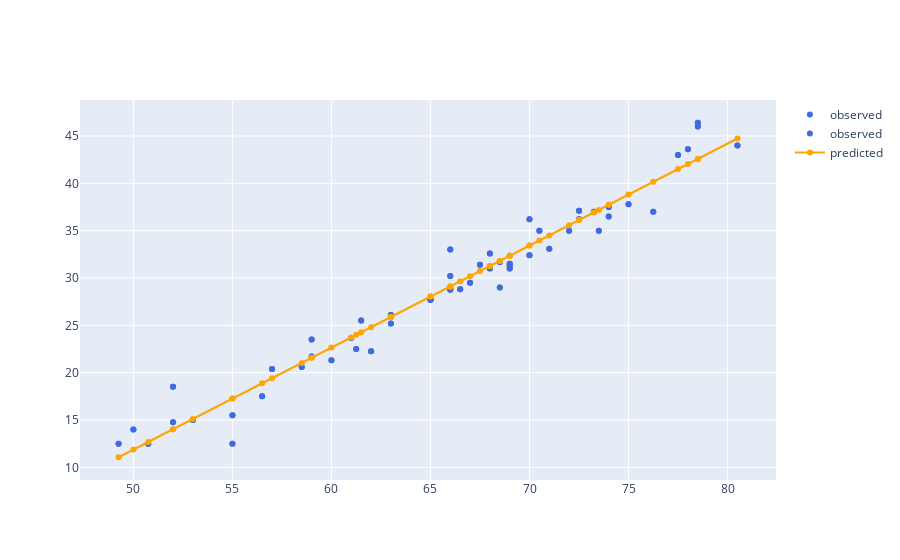

Notebook code cell kept with this figure:
### Markdown cell above
**Adding scatterplot of *predicted* data**
- with `fig` do `add_scatter` using
    - freestyle `x=` with `np` do `ravel` using
        - `dataframe[` a list containing `"temp"` `]`
    - freestyle `y=` with `np` do `ravel` using
        - `dataframe[` a list containing `"predictions"` `]`
    - freestyle `mode="lines+markers"`
    - freestyle `name="predicted"`
    - freestyle `line=dict(color='orange')`

### Code cell
fig.add_scatter(x= (np.ravel(dataframe[['temp']])),y= (np.ravel(dataframe[['predictions']])),mode="lines+markers",name="predicted",line=dict(color='orange'))

#<xml xmlns="https://developers.google.com/blockly/xml"><variables><variable id="w|!1_/S4wRKF4S1`6Xg+">fig</variable><variable id="YynR+H75hTgW`vKfMxOx">np</variable><variable id="B5p-Xul6IZ.0%nd96oa%">dataframe</variable></variables><block type="varDoMethod" id="O07?sQIdula@ap]/9Ogq" x="-31" y="143"><mutation items="5"></mutation><field name="VAR" id="w|!1_/S4wRKF4S1`6Xg+">fig</field><field name="MEMBER">add_scatter</field><data>fig:add_scatter</data><value name="ADD0"><block type="valueOutputCodeBlock" id="?9~fa0|VKDIpx+X]Ne],"><field name="CODE">x=</field><value name="INPUT"><block type="varDoMethod" id="PqgNL`IVR~dg0v3Zc@6E"><mutation items="1"></mutation><field name="VAR" id="YynR+H75hTgW`vKfMxOx">np</field><field name="MEMBER">ravel</field><data>np:ravel</data><value name="ADD0"><block type="indexer" id="{0YKup]NzKguA|u$}T+$"><field name="VAR" id="B5p-Xul6IZ.0%nd96oa%">dataframe</field><value name="INDEX"><block type="lists_create_with" id="t9a]MmJQplr$V%vOxUz3"><mutation items="1"></mutation><value name="ADD0"><block type="text" id="jydyI4?hT45#whKP08UT"><field name="TEXT">temp</field></block></value></block></value></block></value></block></value></block></value><value name="ADD1"><block type="valueOutputCodeBlock" id="*_^=o_W]Sgn}Tc^ke{#)"><field name="CODE">y=</field><value name="INPUT"><block type="varDoMethod" id="3?uC$.@1v/6AYM0^KD^t"><mutation items="1"></mutation><field name="VAR" id="YynR+H75hTgW`vKfMxOx">np</field><field name="MEMBER">ravel</field><data>np:ravel</data><value name="ADD0"><block type="indexer" id="LY/hxSnBOfWTui}8@d.*"><field name="VAR" id="B5p-Xul6IZ.0%nd96oa%">dataframe</field><value name="INDEX"><block type="lists_create_with" id="WIy]!H9t$(6VN9#y1C,-"><mutation items="1"></mutation><value name="ADD0"><block type="text" id="5W]!]7j$xQzCaP0K/$Hq"><field name="TEXT">predictions</field></block></value></block></value></block></value></block></value></block></value><value name="ADD2"><block type="dummyOutputCodeBlock" id="sif/rSeATJ5@wW{~i{bj"><field name="CODE">mode="lines+markers"</field></block></value><value name="ADD3"><block type="dummyOutputCodeBlock" id="tT4JzYg!8$,J4BX,5*(n"><field name="CODE">name="predicted"</field></block></value><value name="ADD4"><block type="dummyOutputCodeBlock" id="OxNE0Iz6@tG*|Lng7anA"><field name="CODE">line=dict(color='orange')</field></block></value></block></xml>

### Figure 1 — Plotly figure (JSON) as saved in the notebook; plotly's stock layout.template omitted (floating-point values rounded to 4 significant figures)
{"data": [{"line": {"color": "royalblue"}, "mode": "markers", "name": "observed", "type": "scatter", "x": [80.5, 78.5, 78.0, 73.5, 70.5, 68.0, 66.0, 65.0, 61.5, 57.0, 55.0, 76.25, 74.0, 74.0, 72.5, 66.0, 77.5, 78.5, 68.5, 68.5, 68.0, 66.0, 59.0, 70.0, 69.0, 67.0, 61.25, 58.5, 72.0, 71.0, 69.0, 66.5, 60.0, 75.0, 73.25, 72.5, 70.0, 67.5, 66.0, 69.0, 63.0, 63.0, 61.0, 62.0, 56.5, 55.0, 52.0, 53.0, 50.0, 52.0, 65.0, 63.0, 59.0, 50.75, 49.25], "y": [44.0, 46.4, 43.6, 35.0, 35.0, 32.6, 28.9, 27.7, 25.5, 20.38, 12.5, 37.0, 37.5, 36.5, 36.2, 33.0, 43.0, 46.0, 29.0, 31.7, 31.0, 28.75, 23.5, 32.4, 31.0, 29.5, 22.5, 20.6, 35.0, 33.1, 31.5, 28.8, 21.3, 37.8, 37.0, 37.1, 36.2, 31.4, 30.2, 31.3, 26.1, 25.2, 23.66, 22.25, 17.5, 15.5, 14.75, 15.0, 14.0, 18.5, 27.7, 26.0, 21.7, 12.5, 12.5]}, {"line": {"color": "royalblue"}, "mode": "markers", "name": "observed", "type": "scatter", "x": [80.5, 78.5, 78.0, 73.5, 70.5, 68.0, 66.0, 65.0, 61.5, 57.0, 55.0, 76.25, 74.0, 74.0, 72.5, 66.0, 77.5, 78.5, 68.5, 68.5, 68.0, 66.0, 59.0, 70.0, 69.0, 67.0, 61.25, 58.5, 72.0, 71.0, 69.0, 66.5, 60.0, 75.0, 73.25, 72.5, 70.0, 67.5, 66.0, 69.0, 63.0, 63.0, 61.0, 62.0, 56.5, 55.0, 52.0, 53.0, 50.0, 52.0, 65.0, 63.0, 59.0, 50.75, 49.25], "y": [44.0, 46.4, 43.6, 35.0, 35.0, 32.6, 28.9, 27.7, 25.5, 20.38, 12.5, 37.0, 37.5, 36.5, 36.2, 33.0, 43.0, 46.0, 29.0, 31.7, 31.0, 28.75, 23.5, 32.4, 31.0, 29.5, 22.5, 20.6, 35.0, 33.1, 31.5, 28.8, 21.3, 37.8, 37.0, 37.1, 36.2, 31.4, 30.2, 31.3, 26.1, 25.2, 23.66, 22.25, 17.5, 15.5, 14.75, 15.0, 14.0, 18.5, 27.7, 26.0, 21.7, 12.5, 12.5]}, {"line": {"color": "orange"}, "mode": "lines+markers", "name": "predicted", "type": "scatter", "x": [80.5, 78.5, 78.0, 73.5, 70.5, 68.0, 66.0, 65.0, 61.5, 57.0, 55.0, 76.25, 74.0, 74.0, 72.5, 66.0, 77.5, 78.5, 68.5, 68.5, 68.0, 66.0, 59.0, 70.0, 69.0, 67.0, 61.25, 58.5, 72.0, 71.0, 69.0, 66.5, 60.0, 75.0, 73.25, 72.5, 70.0, 67.5, 66.0, 69.0, 63.0, 63.0, 61.0, 62.0, 56.5, 55.0, 52.0, 53.0, 50.0, 52.0, 65.0, 63.0, 59.0, 50.75, 49.25], "y": [44.74, 42.58, 42.04, 37.19, 33.96, 31.27, 29.11, 28.04, 24.27, 19.42, 17.26, 40.16, 37.73, 37.73, 36.12, 29.11, 41.5, 42.58, 31.81, 31.81, 31.27, 29.11, 21.57, 33.42, 32.35, 30.19, 24.0, 21.03, 35.58, 34.5, 32.35, 29.65, 22.65, 38.81, 36.93, 36.12, 33.42, 30.73, 29.11, 32.35, 25.88, 25.88, 23.73, 24.8, 18.88, 17.26, 14.03, 15.11, 11.87, 14.03, 28.04, 25.88, 21.57, 12.68, 11.07]}], "layout": {}}
